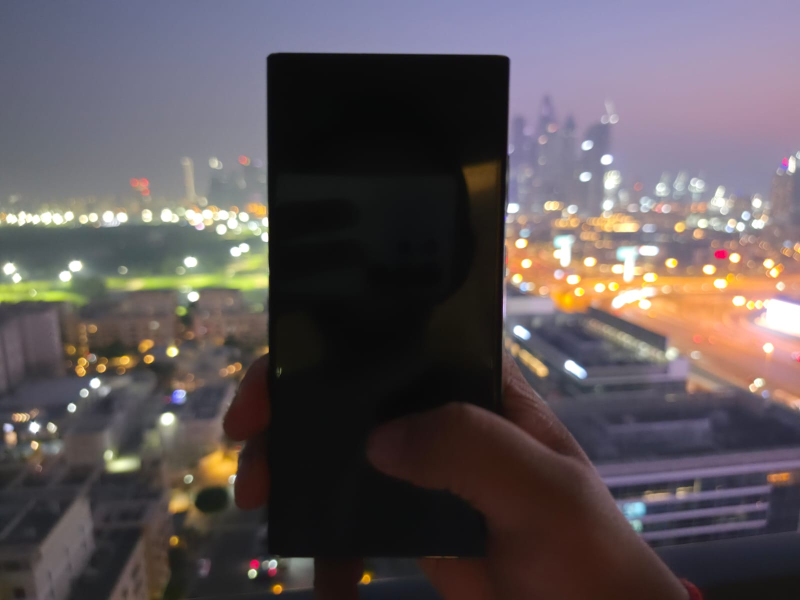
#> input picture prototype/plates/hand-c-hires.jpeg, 1600 x 1200 px (shown at 1/2 size)
$ python make-cutout.py
#> lines starting #> are read from the running program, lines starting #| are printed output that depends on the picture; after the words box and inside, x2 and y2 are one past the last pixel; in counts of white or black regions, pixels touching at a corner belong together
#!/usr/bin/env python3
"""
Montage foreground cutout, attempt 3 — classical, controllable:
ML matting kept eating the hand (dark hand on dusk sky). Instead:
  matte = generous hand+phone polygon  ∩  darkness key (blue channel low)
The dusk sky/bokeh is blue-bright; the hand/phone are blue-dark. Feather the
result. Screen painted before matting so they can't disagree.
"""
import os
from PIL import Image, ImageDraw, ImageFilter, ImageOps
W = os.path.dirname(os.path.abspath(__file__))

src = Image.open(os.path.join(W, 'hand-c-hires.jpeg')).convert('RGB')
#> src is the input picture: PIL image 1600x1200 RGB; mean R, G, B 93.8, 85.3, 87.8

# ── paint the screen (same as before) ────────────────────────────────────────
sq = [(556,110),(1006,105),(1015,1075),(543,1082)]
m = Image.new('L', src.size, 0)
#> m: PIL image 1600x1200 L; every value is 0
ImageDraw.Draw(m).polygon(sq, fill=255)
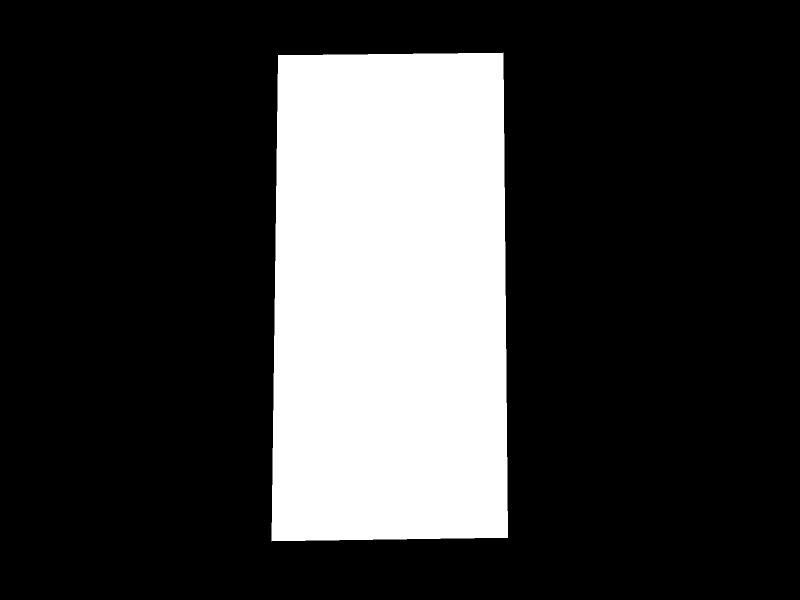
#> m: PIL image 1600x1200 L (shown at 1/2 size); 23.4% white; 1 white region, box (x1, y1, x2, y2) and area: (543, 105, 1016, 1083) 448596
m = m.filter(ImageFilter.GaussianBlur(3))
dark = Image.new('RGB', src.size, (13,17,23))
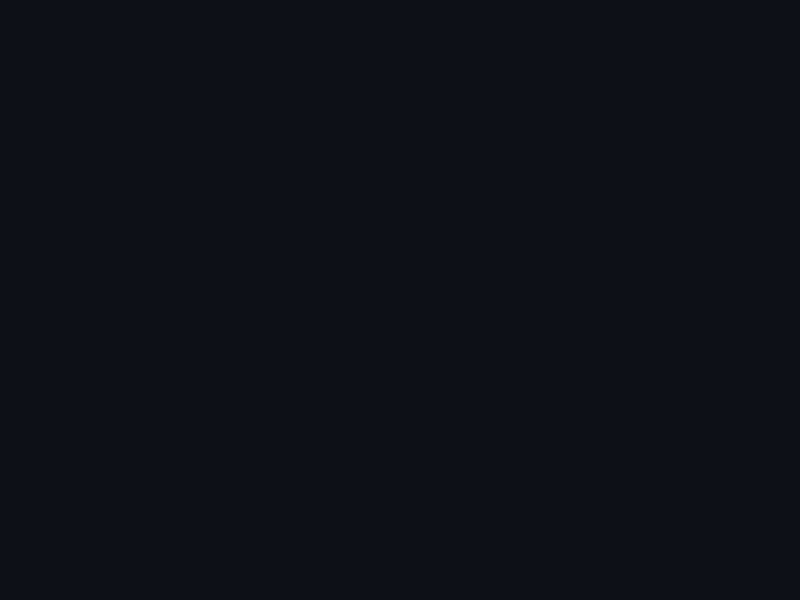
#> dark: PIL image 1600x1200 RGB (shown at 1/2 size); mean R, G, B 13, 17, 23
glow = Image.new('L', src.size, 0)
gd = ImageDraw.Draw(glow)
cx, cy = sum(p[0] for p in sq)//4, sum(p[1] for p in sq)//4
#> cx = 780; cy = 593
for i in range(50, 0, -1):
    r = 300*i/50
    gd.ellipse([cx-r, cy-r*1.5, cx+r, cy+r*1.5], fill=int(60*(1-i/50)))
src = Image.composite(Image.composite(Image.new('RGB',src.size,(66,132,160)), dark, glow), src, m)

# ── containment polygon: generous outline around phone + hand + wrist ────────
poly = [(538,92),(1020,88),(1026,680),(1090,705),(1155,785),(1180,890),
        (1200,995),(1330,1095),(1480,1185),(1495,1200),(1060,1200),
        (1000,1130),(920,1090),(556,1090),(548,1000),(470,955),
        (452,830),(500,695),(538,665)]
contain = Image.new('L', src.size, 0)
ImageDraw.Draw(contain).polygon(poly, fill=255)
#> contain: PIL image 1600x1200 L; 32% white; 1 white region, box (x1, y1, x2, y2) and area: (452, 88, 1495, 1200) 613803

# ── darkness key: keep pixels whose blue channel is low (hand/phone), drop sky ──
b = src.split()[2]
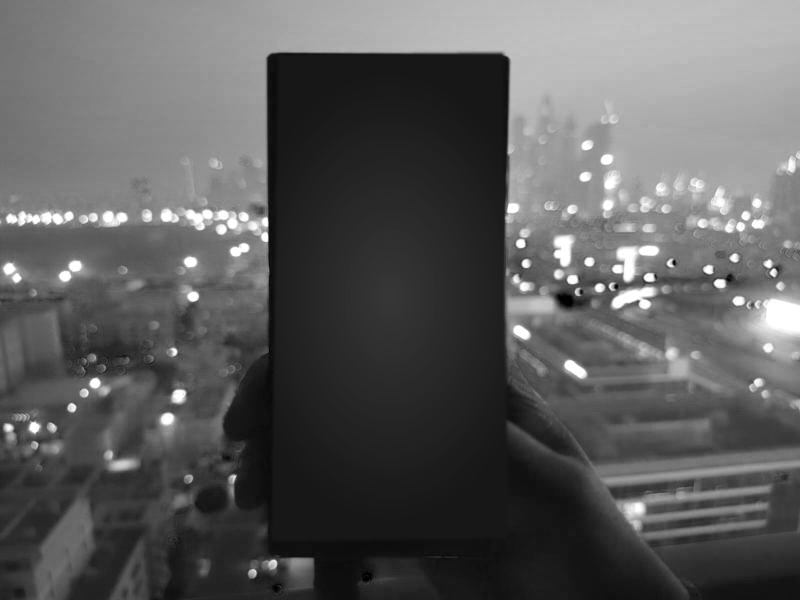
#> b: PIL image 1600x1200 L (shown at 1/2 size); min 0, max 255, mean 91.9
key = b.point(lambda v: 255 if v < 96 else (0 if v > 150 else int(255*(150-v)/54)))
key = key.filter(ImageFilter.MaxFilter(5))          # close pinholes (bokeh speckle)
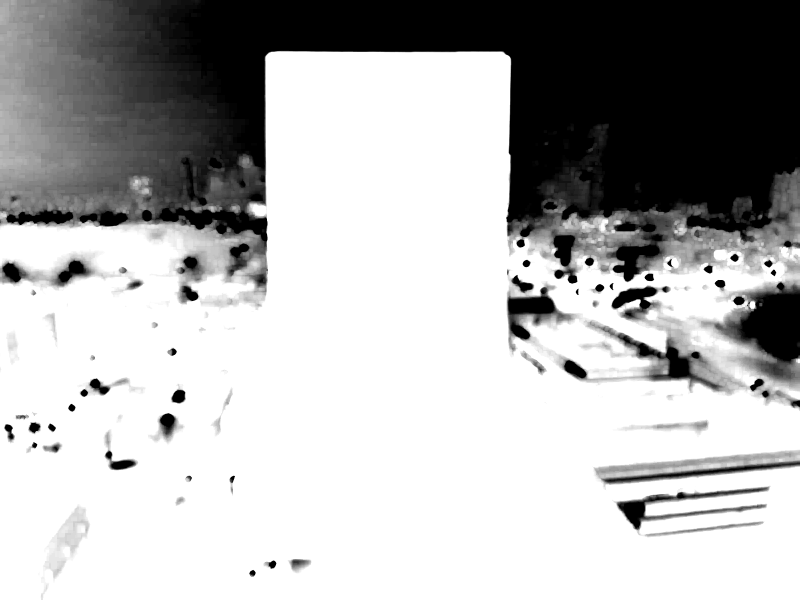
#> key: PIL image 1600x1200 L (shown at 1/2 size); min 0, max 255, mean 177.8
key = key.filter(ImageFilter.MinFilter(5))
# the painted screen + phone body are dark already; force-include the screen quad
key = Image.composite(Image.new('L', src.size, 255), key, m)

matte = Image.composite(key, Image.new('L', src.size, 0), contain)
matte = matte.filter(ImageFilter.MaxFilter(7))       # solidify interior
matte = matte.filter(ImageFilter.GaussianBlur(2.5))  # feather edge

cut = src.convert('RGBA')
cut.putalpha(matte)
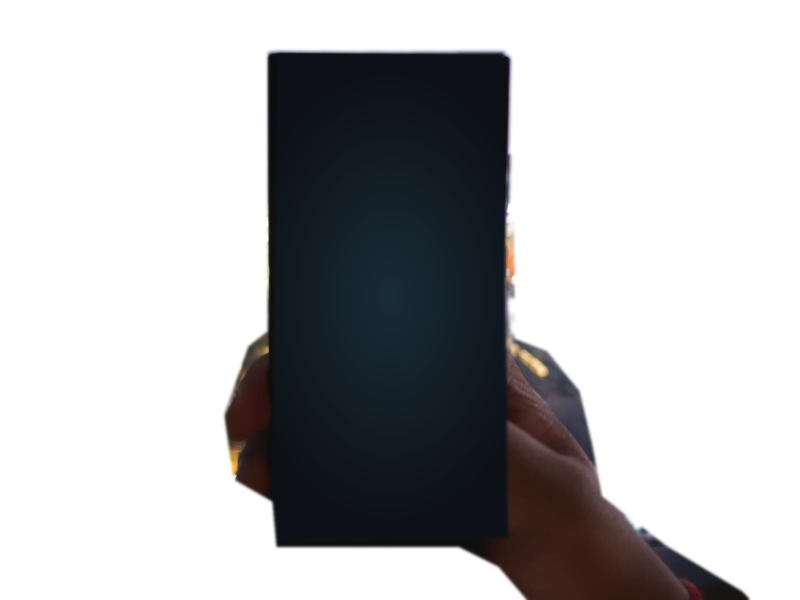
#> cut: PIL image 1600x1200 RGBA (shown at 1/2 size); mean R, G, B, A 93.3, 87.3, 91.9, 81.6; transparent parts drawn white
bbox = matte.getbbox(); pad = 16
#> after `bbox = matte.getbbox()`: bbox = (443, 92, 1504, 1200)
bbox = (max(0,bbox[0]-pad), max(0,bbox[1]-pad), min(cut.width,bbox[2]+pad), min(cut.height,bbox[3]+pad))
#> bbox = (427, 76, 1520, 1200)
cut = cut.crop(bbox)
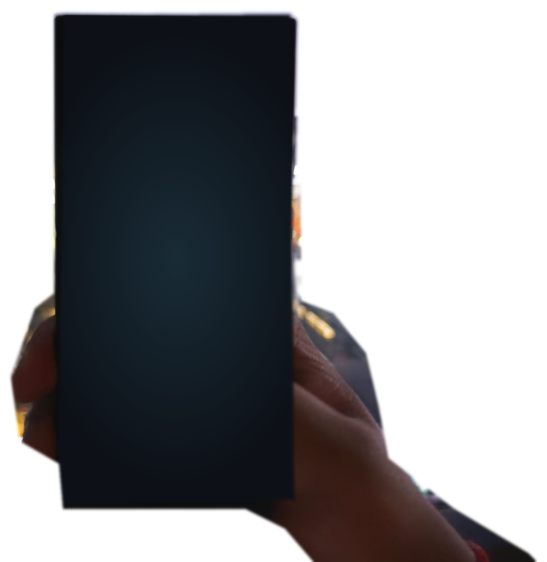
#> cut: PIL image 1093x1124 RGBA (shown at 1/2 size); mean R, G, B, A 82.2, 75.4, 79.3, 127.6; transparent parts drawn white
cut.save(os.path.join(W, 'hand-cutout.webp'), 'WEBP', quality=92)
print('bounds:', bbox, '->', cut.size)
#| bounds: (427, 76, 1520, 1200) -> (1093, 1124)
nq = [((x-bbox[0])/cut.width, (y-bbox[1])/cut.height) for x,y in sq]
#> nq = [(0.118, 0.0302), (0.53, 0.0258), (0.538, 0.889), (0.106, 0.895)]
print('screen quad (normalized):', [(round(x,4),round(y,4)) for x,y in nq])
#| screen quad (normalized): [(0.118, 0.0302), (0.5297, 0.0258), (0.538, 0.8888), (0.1061, 0.895)]

# quick check composite over a bright test plate
test = Image.new('RGB', (1600,900), (200,150,90))
sc = 820/cut.height
#> sc = 0.73
small = cut.resize((int(cut.width*sc), int(cut.height*sc)), Image.LANCZOS)
test.paste(small, (int(800-small.width*0.45), 900-small.height), small)
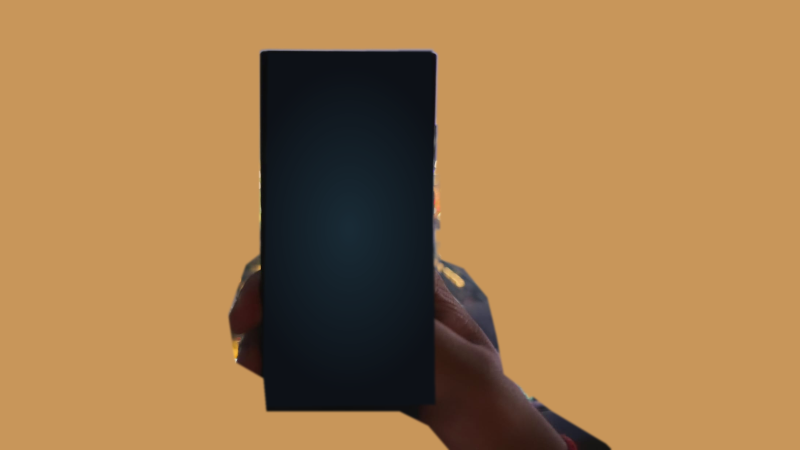
#> test: PIL image 1600x900 RGB (shown at 1/2 size); mean R, G, B 161.2, 122.8, 77.5
test.save(os.path.join(W, 'cutout-test.webp'), 'WEBP', quality=85)
print('wrote cutout-test.webp (composite check)')

$ run again, with prototype/plates/hand-b.jpeg copied over prototype/plates/hand-c-hires.jpeg
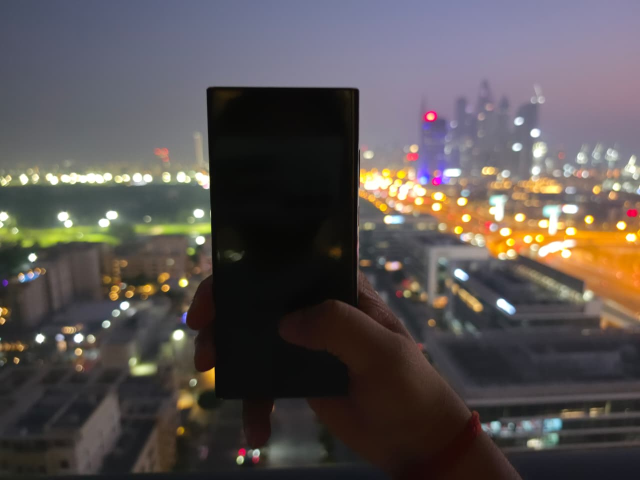
#> input picture prototype/plates/hand-b.jpeg, 1280 x 960 px (shown at 1/2 size)
#> src is the input picture: PIL image 1280x960 RGB; mean R, G, B 88.9, 82.3, 81.5
#> `ImageDraw.Draw(m).polygon(sq, fill=255)`:
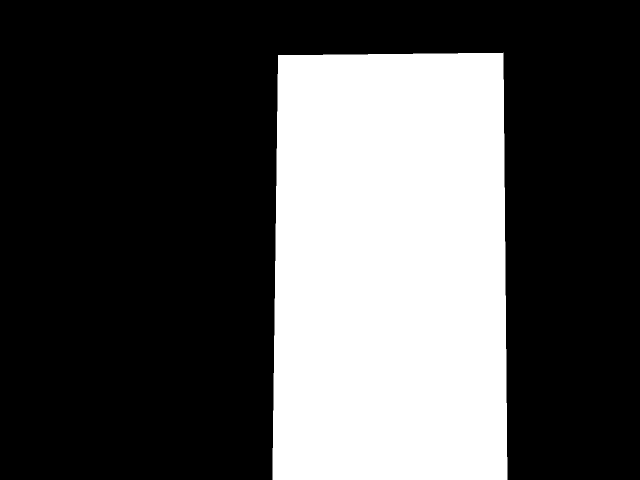
#> m: PIL image 1280x960 L (shown at 1/2 size); 31.9% white; 1 white region, box (x1, y1, x2, y2) and area: (545, 105, 1015, 960) 392462
#> cx = 780; cy = 593
#> contain: PIL image 1280x960 L; 38.8% white; 1 white region, box (x1, y1, x2, y2) and area: (452, 88, 1194, 960) 476814
#> `bbox = matte.getbbox()`: bbox = (443, 86, 1203, 960)
#> `bbox = (max(0,bbox[0]-pad), max(0,bbox[1]-pad), min(cut.width,bbox[2]+..`: bbox = (427, 70, 1219, 960)
#| bounds: (427, 70, 1219, 960) -> (792, 890)
#> nq = [(0.163, 0.0449), (0.731, 0.0393), (0.742, 1.13), (0.146, 1.14)]
#| screen quad (normalized): [(0.1629, 0.0449), (0.7311, 0.0393), (0.7424, 1.1292), (0.1465, 1.1371)]
#> `test.paste(small, (int(800-small.width*0.45), 900-small.height), small)`:
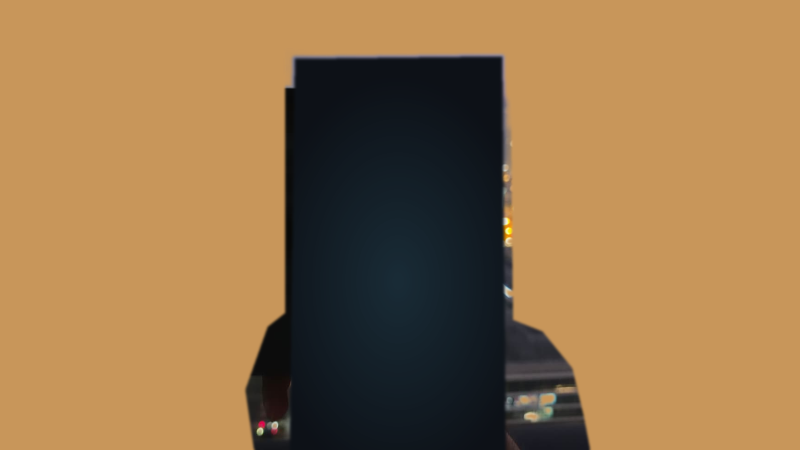
#> test: PIL image 1600x900 RGB (shown at 1/2 size); mean R, G, B 150.9, 116.7, 75.2

$ run again, with prototype/plates/hand-portrait.jpeg copied over prototype/plates/hand-c-hires.jpeg
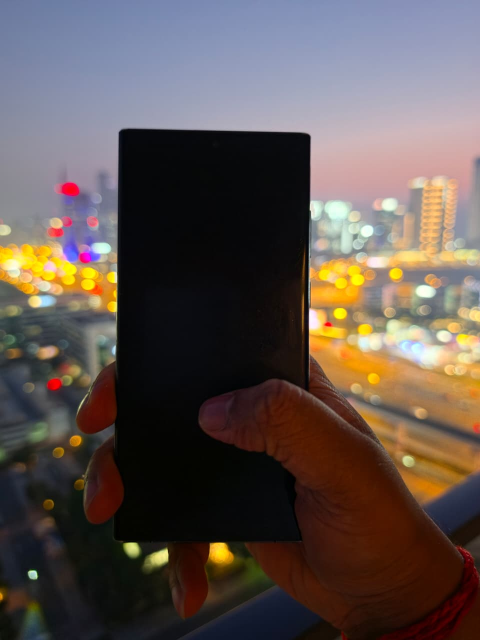
#> input picture prototype/plates/hand-portrait.jpeg, 960 x 1280 px (shown at 1/2 size)
#> src is the input picture: PIL image 960x1280 RGB; mean R, G, B 94.7, 82.9, 78.4
#> cx = 780; cy = 593
#> contain: PIL image 960x1280 L; 35.9% white; 1 white region, box (x1, y1, x2, y2) and area: (452, 89, 960, 1110) 441101
#> `bbox = matte.getbbox()`: bbox = (443, 92, 960, 1119)
#> `bbox = (max(0,bbox[0]-pad), max(0,bbox[1]-pad), min(cut.width,bbox[2]+..`: bbox = (427, 76, 960, 1135)
#| bounds: (427, 76, 960, 1135) -> (533, 1059)
#> nq = [(0.242, 0.0321), (1.09, 0.0274), (1.1, 0.943), (0.218, 0.95)]
#| screen quad (normalized): [(0.242, 0.0321), (1.0863, 0.0274), (1.1032, 0.9433), (0.2176, 0.95)]
#> `test.paste(small, (int(800-small.width*0.45), 900-small.height), small)`:
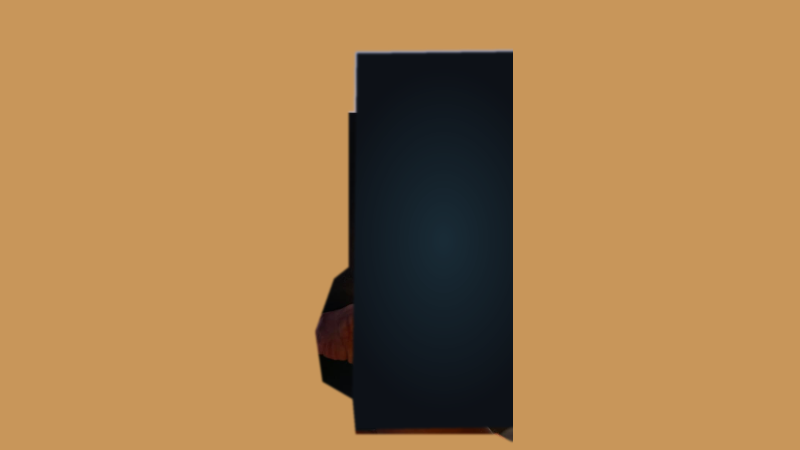
#> test: PIL image 1600x900 RGB (shown at 1/2 size); mean R, G, B 167.1, 127.3, 79.5
